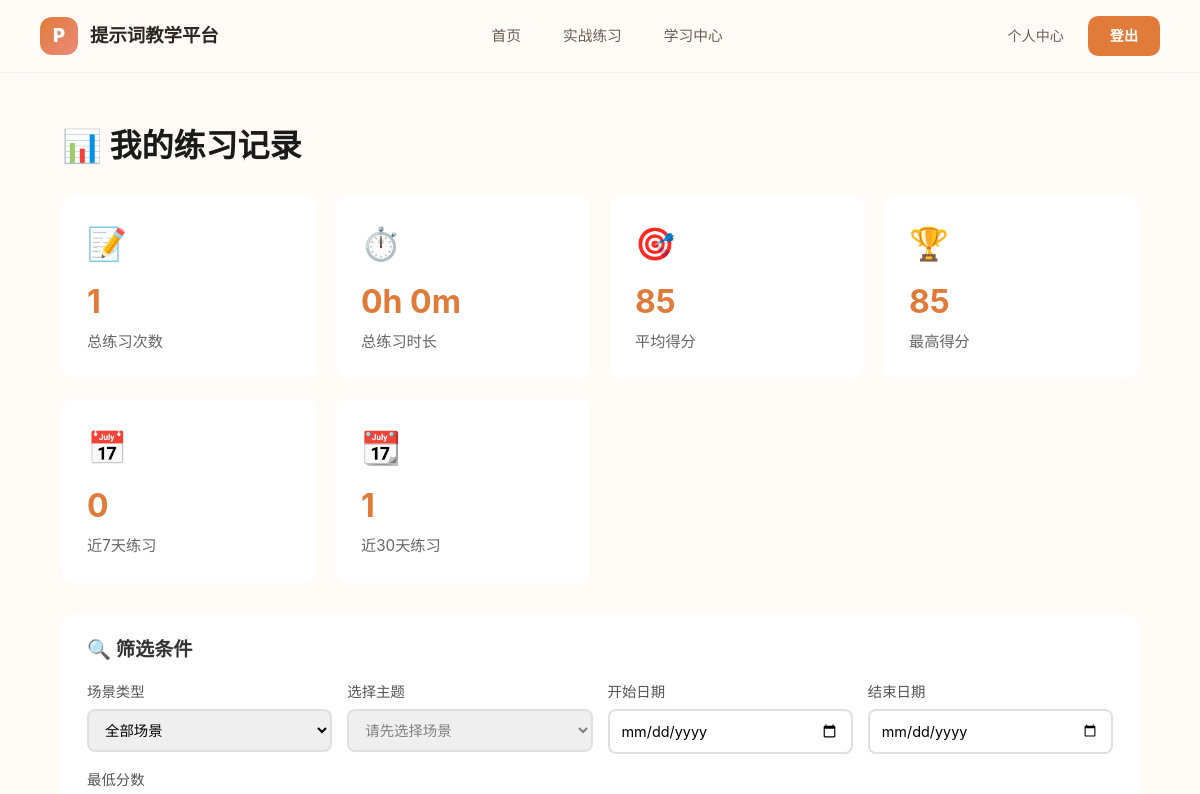
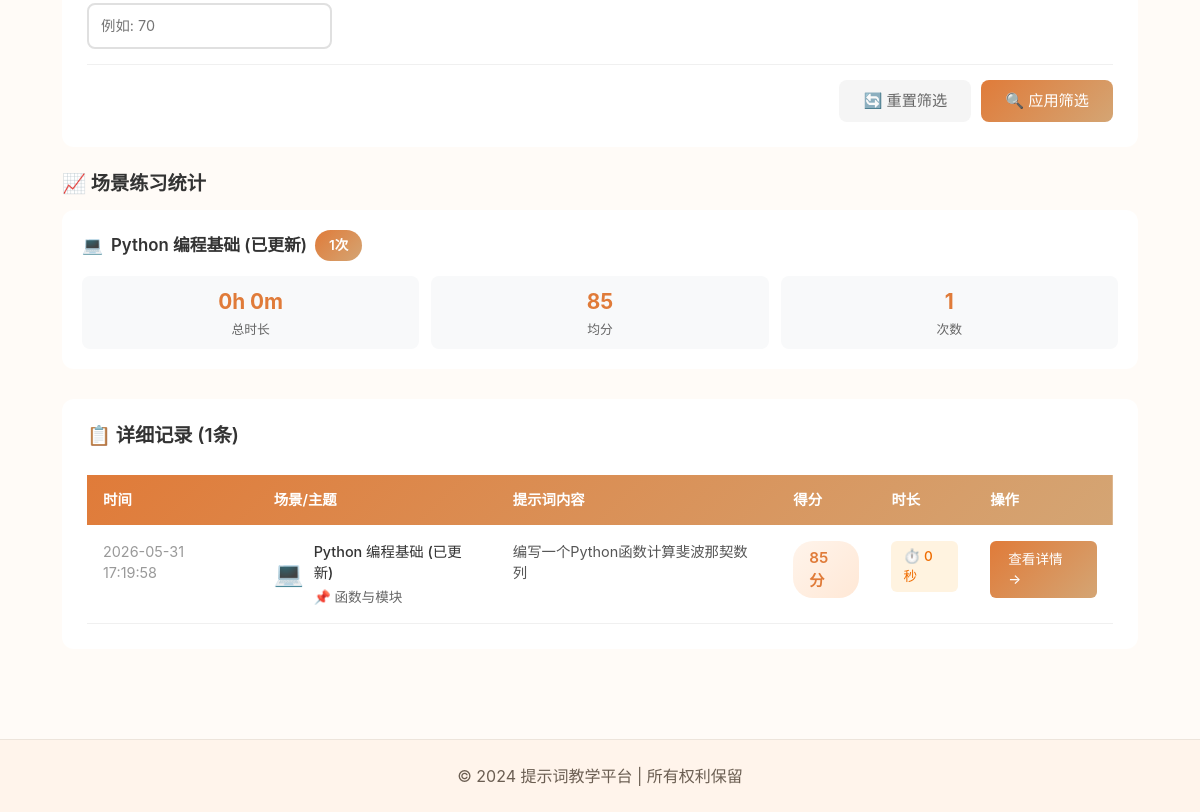
Before: /practice/history/ (signed in) with the older database file (2 pictures, top to bottom).
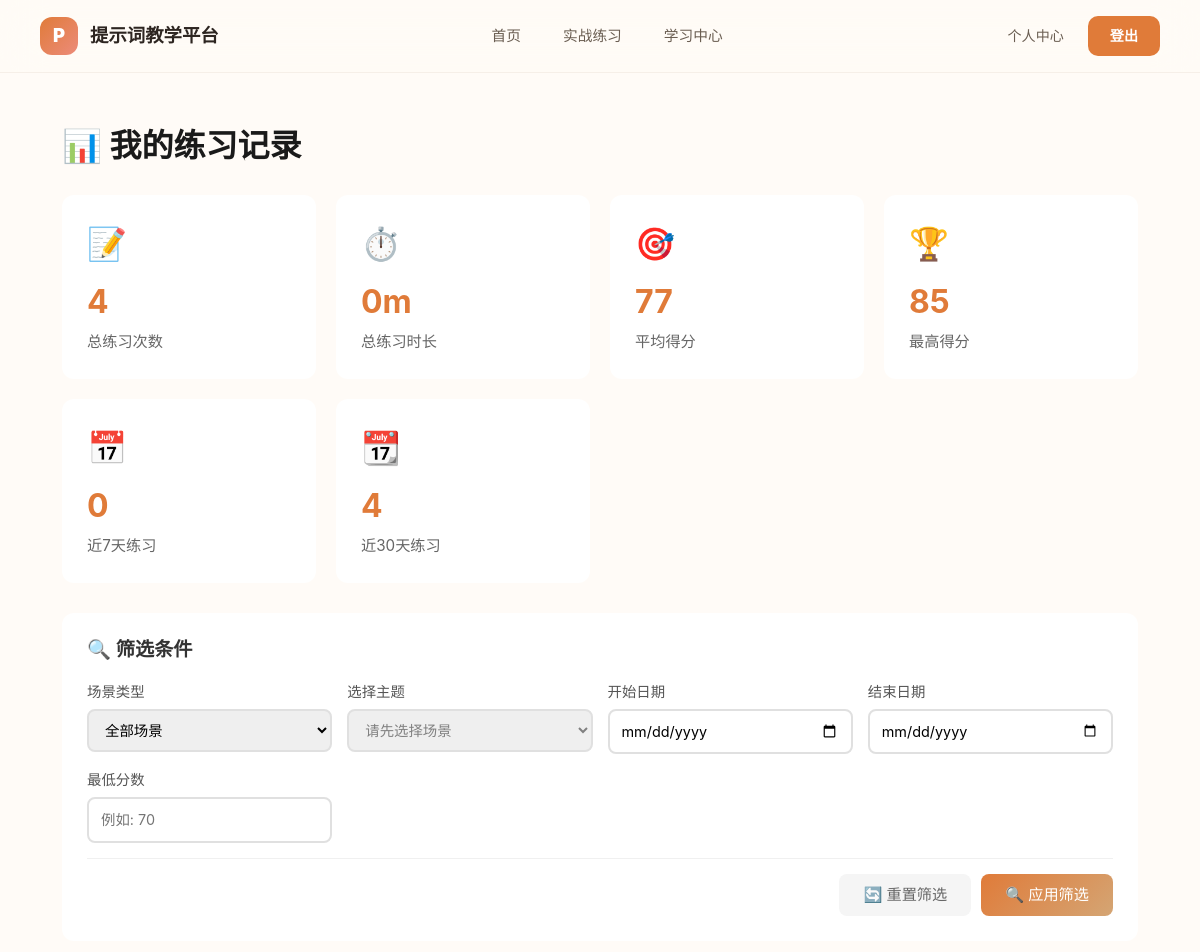
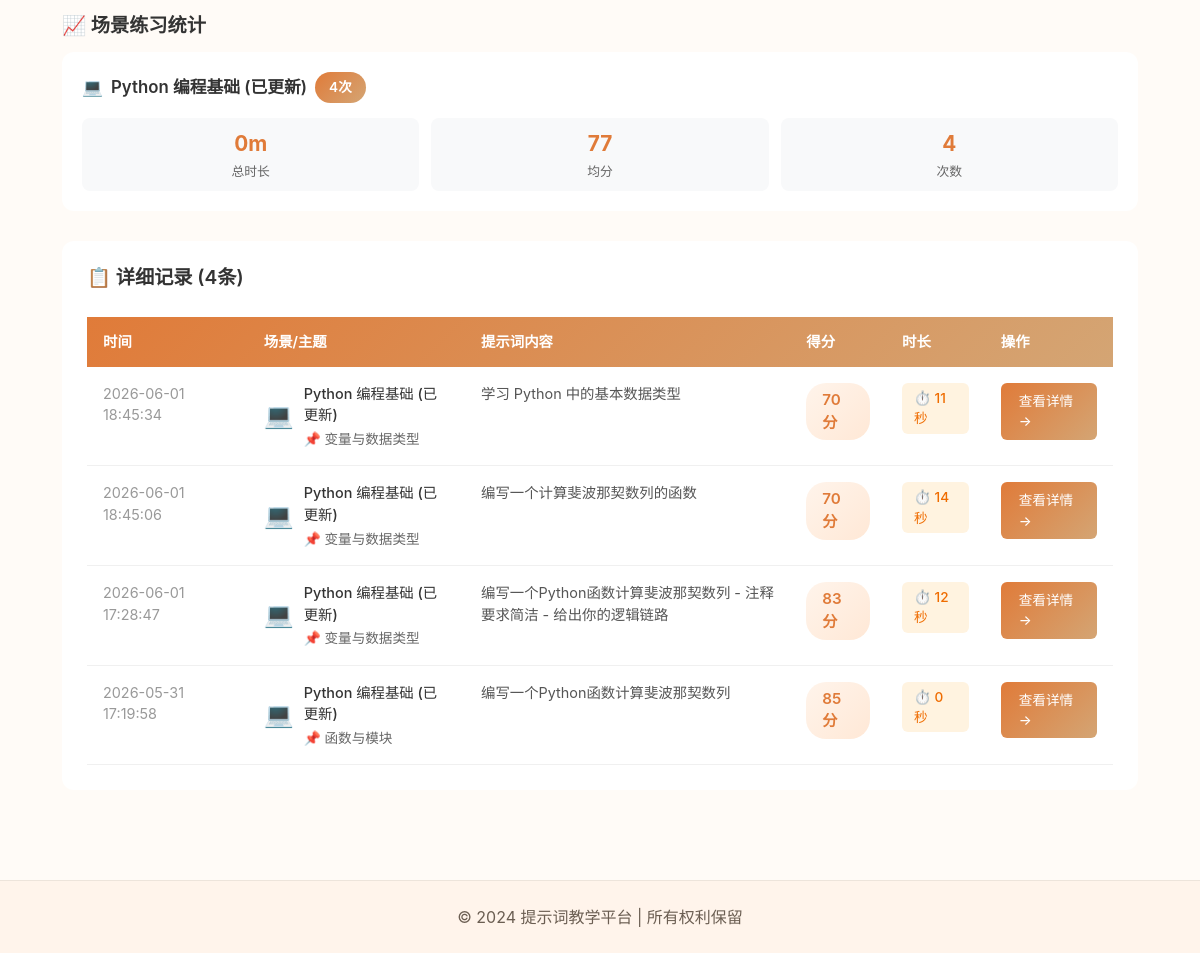
After: the same page with the newer database file (2 pictures, top to bottom).
### practice/models.py (models this page shows, shortened)
class PracticeScenario(models.Model):
    SCENARIO_CHOICES = [
        ('coding_quality', '编程与代码质量'),
        ('writing_creation', '提炼（提炼、文案、创作）'),
        ('data_analysis', '数据分析与数据可视化'),
        ('data_diagnosis', '数据分析与问题诊断'),
        ('education_growth', '教育与个人成长'),
        ('ai_training', 'AI训练与多模态'),
        ('product_strategy', '产品经理与战略'),
        ('marketing_service', '营销与客户服务'),
        ('spreadsheet_db', '电子表格和数据库'),
        ('legal_policy', '法律与政策制定'),
        ('business_decision', '商业战略与决策'),
        ('creative_writing', '创意写作与内容创作'),
    ]
    DIFFICULTY_CHOICES = [
        ('beginner', '初级'),
        ('intermediate', '中级'),
        ('advanced', '高级')
    ]
    STATUS_CHOICES = [
        ('draft', '草稿'),
        ('published', '已发布'),
        ('archived', '已下架')
    ]
    scenario_id = models.CharField(max_length=50, unique=True, verbose_name='场景ID')
    title = models.CharField(max_length=100, verbose_name='场景标题')
    description = models.TextField(verbose_name='场景描述')
    icon = models.CharField(max_length=50, default='🎯', verbose_name='图标')
    cover_image = models.URLField(blank=True, null=True, verbose_name='封面图片')
    difficulty = models.CharField(
        max_length=20,
        choices=DIFFICULTY_CHOICES,
        default='intermediate',
        verbose_name='难度'
    )
    status = models.CharField(
        max_length=20,
        choices=STATUS_CHOICES,
        default='draft',
        verbose_name='状态',
        db_index=True
    )
    order = models.IntegerField(default=0, verbose_name='排序权重')
    is_active = models.BooleanField(default=True, verbose_name='是否启用')
    author = models.ForeignKey(
        settings.AUTH_USER_MODEL,
        on_delete=models.SET_NULL,
        null=True,
        blank=True,
        related_name='created_scenarios',
        verbose_name='创建者'
    )
    view_count = models.PositiveIntegerField(default=0, verbose_name='查看次数')
    practice_count = models.PositiveIntegerField(default=0, verbose_name='练习次数')
    avg_score = models.FloatField(default=0, verbose_name='平均分')
    created_at = models.DateTimeField(auto_now_add=True, null=True, verbose_name='创建时间')
    updated_at = models.DateTimeField(auto_now=True, null=True, verbose_name='更新时间')
    published_at = models.DateTimeField(null=True, blank=True, verbose_name='发布时间')
    class Meta:
        ordering = ['-order', '-created_at']
        verbose_name = '练习场景'
        verbose_name_plural = '练习场景'

class PracticeRecord(models.Model):
    SCORE_LEVEL_CHOICES = [
        ('excellent', '优秀 (90-100)'),
        ('good', '良好 (80-89)'),
        ('average', '中等 (70-79)'),
        ('needs_improvement', '待提高 (60-69)'),
        ('poor', '较差 (<60)')
    ]
    user = models.ForeignKey(
        settings.AUTH_USER_MODEL,
        on_delete=models.CASCADE,
        related_name='practice_records'
    )
    scenario = models.ForeignKey(
        PracticeScenario,
        on_delete=models.CASCADE,
        null=True,
        blank=True,
        verbose_name='练习场景'
    )
    topic = models.ForeignKey(
        PracticeTopic,
        on_delete=models.SET_NULL,
        null=True,
        blank=True,
        verbose_name='选择的主题'
    )
    user_prompt = models.TextField(verbose_name='用户提示词')
    system_prompt = models.TextField(verbose_name='系统提示词(场景)', default='')
    llm_response = models.TextField(verbose_name='大模型原始回复', blank=True)
    scores = models.JSONField(verbose_name='评分数据', default=dict)
    suggestions = models.TextField(verbose_name='修改建议', blank=True)
    overall_score = models.IntegerField(verbose_name='综合得分', default=0)
    score_level = models.CharField(
        max_length=20,
        choices=SCORE_LEVEL_CHOICES,
        default='average',
        verbose_name='成绩等级'
    )
    duration_seconds = models.IntegerField(default=0, verbose_name='练习时长(秒)')
    is_completed = models.BooleanField(default=False, verbose_name='是否完成')
    feedback = models.TextField(blank=True, verbose_name='学生反馈')
    created_at = models.DateTimeField(auto_now_add=True, verbose_name='创建时间')
    updated_at = models.DateTimeField(auto_now=True, verbose_name='更新时间')
    completed_at = models.DateTimeField(null=True, blank=True, verbose_name='完成时间')
    class Meta:
        ordering = ['-created_at']
        indexes = [
            models.Index(fields=['user', '-created_at']),
            models.Index(fields=['scenario', '-overall_score']),
            models.Index(fields=['score_level']),
        ]
        verbose_name = '练习记录'
        verbose_name_plural = '练习记录'
    @property
    def formatted_duration(self):
        if self.duration_seconds < 60:
            return f"{self.duration_seconds}秒"
        elif self.duration_seconds < 3600:
            minutes = self.duration_seconds // 60
            seconds = self.duration_seconds % 60
            return f"{minutes}分{seconds}秒" if seconds else f"{minutes}分钟"
        else:
            hours = self.duration_seconds // 3600
            minutes = (self.duration_seconds % 3600) // 60
            return f"{hours}小时{minutes}分钟" if minutes else f"{hours}小时"
    def get_topic_display(self):
        if self.topic:
            return self.topic.title
        return "未选择主题"

class PracticeTopic(models.Model):
    TOPIC_TYPE_CHOICES = [
        ('standard', '标准题'),
        ('challenge', '挑战题'),
        ('bonus', '加分题')
    ]
    scenario = models.ForeignKey(
        PracticeScenario,
        on_delete=models.CASCADE,
        related_name='topics',
        verbose_name='所属场景'
    )
    topic_number = models.IntegerField(verbose_name='主题编号')
    title = models.CharField(max_length=200, verbose_name='主题标题')
    description = models.TextField(verbose_name='主题描述')
    topic_type = models.CharField(
        max_length=20,
        choices=TOPIC_TYPE_CHOICES,
        default='standard',
        verbose_name='题目类型'
    )
    example_prompt = models.TextField(blank=True, verbose_name='示例提示词')
    evaluation_criteria = models.JSONField(default=dict, verbose_name='评估标准')
    max_score = models.IntegerField(default=100, verbose_name='满分')
    time_limit_minutes = models.IntegerField(default=30, verbose_name='时间限制(分钟)')
    order = models.IntegerField(default=0, verbose_name='排序')
    is_active = models.BooleanField(default=True, verbose_name='是否启用')
    created_at = models.DateTimeField(auto_now_add=True, verbose_name='创建时间')
    updated_at = models.DateTimeField(auto_now=True, verbose_name='更新时间')
    class Meta:
        ordering = ['order', 'topic_number']
        unique_together = ['scenario', 'topic_number']
        verbose_name = '练习主题'
        verbose_name_plural = '练习主题'

### practice/views.py (the view)
# urls.py: path('history/', views.practice_history, name='history'),
@login_required
def practice_history(request):
    user = request.user
    base_queryset = PracticeRecord.objects.filter(user=user)
    filter_scenario = request.GET.get('scenario')
    filter_topic = request.GET.get('topic')
    filter_date_from = request.GET.get('date_from')
    filter_date_to = request.GET.get('date_to')
    filter_score_min = request.GET.get('score_min')
    if filter_scenario and filter_scenario != '':
        base_queryset = base_queryset.filter(scenario__scenario_id=filter_scenario)
    if filter_topic and filter_topic != '':
        base_queryset = base_queryset.filter(topic__id=filter_topic)
    if filter_date_from:
        try:
            from_date = timezone.datetime.strptime(filter_date_from, '%Y-%m-%d')
            base_queryset = base_queryset.filter(created_at__date__gte=from_date.date())
        except ValueError:
            pass
    if filter_date_to:
        try:
            to_date = timezone.datetime.strptime(filter_date_to, '%Y-%m-%d')
            base_queryset = base_queryset.filter(created_at__date__lte=to_date.date())
        except ValueError:
            pass
    if filter_score_min:
        try:
            score_min = int(filter_score_min)
            base_queryset = base_queryset.filter(overall_score__gte=score_min)
        except ValueError:
            pass
    records = base_queryset.select_related('scenario', 'topic').order_by('-created_at')[:50]
    scenarios = PracticeScenario.objects.filter(is_active=True).annotate(
        user_practice_count=Count('practicerecord', filter=Q(practicerecord__user=user))
    )
    stats = base_queryset.aggregate(
        total_count=Count('id'),
        total_duration=Sum('duration_seconds'),
        avg_score=Avg('overall_score'),
        max_score=Max('overall_score')
    )
    def format_duration(total_seconds):
        if not total_seconds:
            return "0h 0m"
        total_seconds = int(total_seconds)
        hours = total_seconds // 3600
        minutes = (total_seconds % 3600) // 60
        if hours > 0 and minutes > 0:
            return f"{hours}h {minutes}m"
        elif hours > 0:
            return f"{hours}h"
        else:
            return f"{minutes}m"
    stats['formatted_total_duration'] = format_duration(stats.get('total_duration'))
    scenario_stats = base_queryset.values(
        'scenario__scenario_id',
        'scenario__title',
        'scenario__icon'
    ).annotate(
        count=Count('id'),
        total_duration=Sum('duration_seconds'),
        avg_score=Avg('overall_score')
    ).order_by('-count')[:12]
    scenario_stats_list = list(scenario_stats)
    for stat in scenario_stats_list:
        stat['formatted_duration'] = format_duration(stat.get('total_duration'))
    recent_7_days = base_queryset.filter(
        created_at__gte=timezone.now() - timezone.timedelta(days=7)
    ).count()
    recent_30_days = base_queryset.filter(
        created_at__gte=timezone.now() - timezone.timedelta(days=30)
    ).count()
    context = {
        'records': records,
        'scenarios': scenarios,
        'stats': stats,
        'scenario_stats': scenario_stats_list,
        'recent_7_days': recent_7_days,
        'recent_30_days': recent_30_days,
        'filter_scenario': filter_scenario or '',
        'filter_topic': filter_topic or '',
        'filter_date_from': filter_date_from or '',
        'filter_date_to': filter_date_to or '',
        'filter_score_min': filter_score_min or '',
    }
    return render(request, 'practice_history.html', context)

### core/templates/practice_history.html (shortened to what the changed rows need)
{% extends 'base.html' %}
{% block content %}
<div class="history-container">
    <div class="page-header">
        <h1 class="page-title">
            📊 我的练习记录
        </h1>
    </div>
    <div class="stats-overview">
        <div class="stat-card">
            <div class="stat-icon">📝</div>
            <div class="stat-value">{{ stats.total_count|default:0 }}</div>
            <div class="stat-label">总练习次数</div>
        </div>
        <div class="stat-card">
            <div class="stat-icon">⏱️</div>
            <div class="stat-value">
                {{ stats.formatted_total_duration|default:"0h 0m" }}
            </div>
            <div class="stat-label">总练习时长</div>
        </div>
        <div class="stat-card">
            <div class="stat-icon">🎯</div>
            <div class="stat-value">{{ stats.avg_score|floatformat:0|default:"-" }}</div>
            <div class="stat-label">平均得分</div>
        </div>
        <div class="stat-card">
            <div class="stat-icon">📆</div>
            <div class="stat-value">{{ recent_30_days }}</div>
            <div class="stat-label">近30天练习</div>
        </div>
    </div>
    {% if scenario_stats %}
    <div style="margin-bottom: 25px;">
        <div class="scenario-stats-grid">
            {% for stat in scenario_stats %}
            <div class="scenario-stat-card">
                <div class="scenario-header">
                    <span class="scenario-title">
                        <span>{{ stat.scenario__icon }}</span>
                        <span>{{ stat.scenario__title }}
                    </span>
                    <span class="scenario-count-badge">{{ stat.count }}次</span>
                </div>
                <div class="scenario-metrics">
                    <div class="metric-item">
                        <div class="metric-value">{{ stat.formatted_duration|default:"0m" }}</div>
                        <div class="metric-label">总时长</div>
                    </div>
                    <div class="metric-item">
                        <div class="metric-value">{{ stat.avg_score|floatformat:0 }}</div>
                        <div class="metric-label">均分</div>
                    </div>
                    <div class="metric-item">
                        <div class="metric-value">{{ stat.count }}</div>
                        <div class="metric-label">次数</div>
                    </div>
                </div>
            </div>
            {% endfor %}
        </div>
    </div>
    {% endif %}
    <div class="records-table-container">
        <div class="table-header">
            <h3 class="table-title">
                📋 详细记录 ({{ records|length }}条)
            </h3>
        </div>
        {% if records %}
        <table class="records-table">
            <thead>
                <tr>
                    <th>时间</th>
                    <th>场景/主题</th>
                    <th>提示词内容</th>
                    <th>得分</th>
                    <th>时长</th>
                    <th>操作</th>
                </tr>
            </thead>
            <tbody>
                {% for record in records %}
                <tr>
                    <td>
                        <div class="time-text">{{ record.created_at|date:"Y-m-d H:i:s" }}</div>
                    </td>
                    <td>
                        <div class="scenario-info">
                            <span class="scenario-icon-text">{{ record.scenario.icon|default:"📝" }}</span>
                            <div>
                                <div class="scenario-name">{{ record.scenario.title|default:"未知场景" }}</div>
                                {% if record.topic %}
                                <div class="topic-name">📌 {{ record.get_topic_display }}</div>
                                {% endif %}
                            </div>
                        </div>
                    </td>
                    <td>
                        <div class="prompt-preview">{{ record.user_prompt|truncatechars:100 }}</div>
                    </td>
                    <td>
                        <span class="score-badge">{{ record.overall_score }}分</span>
                    </td>
                    <td>
                        <span class="duration-badge">
                            ⏱️ {{ record.formatted_duration }}
                        </span>
                    </td>
                    <td>
                        <a href="{% url 'practice:detail' record.id %}" class="action-btn">
                            查看详情 →
                        </a>
                    </td>
                </tr>
                {% endfor %}
            </tbody>
        </table>
        {% endif %}
    </div>
</div>
{% endblock %}

Changed rows visible on the page:
computed for PracticeScenario "Python 编程基础 (已更新)": count "1" → "4"; formatted_duration "0h 0m" → "0m"; avg_score "85" → "77"
added PracticeRecord: created_at "2026-06-01 18:45:34", scenario.icon "💻", scenario "Python 编程基础 (已更新)", topic "变量与数据类型", user_prompt "学习 Python 中的基本数据类型", overall_score "70", formatted_duration "11秒"
added PracticeRecord: created_at "2026-06-01 18:45:06", scenario.icon "💻", scenario "Python 编程基础 (已更新)", topic "变量与数据类型", user_prompt "编写一个计算斐波那契数列的函数", overall_score "70", formatted_duration "14秒"
added PracticeRecord: created_at "2026-06-01 17:28:47", scenario.icon "💻", scenario "Python 编程基础 (已更新)", topic "变量与数据类型", user_prompt "编写一个Python函数计算斐波那契数列 - 注释要求简洁 - 给出你的逻辑链路", overall_score "83", formatted_duration "12秒"
Other visible differences:
{{ stats.total_count|default:0 }}: "1" → "4"
{{ stats.formatted_total_duration|default:"0h 0m" }}: "0h 0m" → "0m"
{{ stats.avg_score|floatformat:0|default:"-" }}: "85" → "77"
{{ recent_30_days }}: "1" → "4"
{{ records|length }}: "1" → "4"
